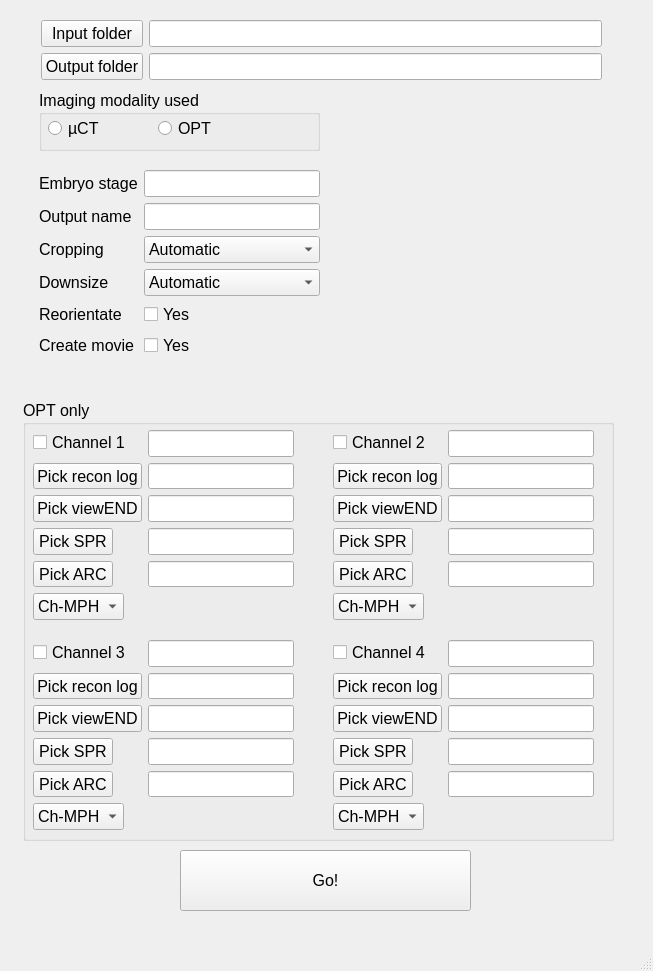
<?xml version="1.0" encoding="UTF-8"?>
<ui version="4.0">
 <class>MainWindow</class>
 <widget class="QMainWindow" name="MainWindow">
  <property name="geometry">
   <rect>
    <x>0</x>
    <y>0</y>
    <width>653</width>
    <height>971</height>
   </rect>
  </property>
  <property name="font">
   <font>
    <pointsize>12</pointsize>
   </font>
  </property>
  <property name="windowTitle">
   <string>SIaH: Image Processor</string>
  </property>
  <widget class="QWidget" name="centralwidget">
   <widget class="QWidget" name="gridLayoutWidget">
    <property name="geometry">
     <rect>
      <x>41</x>
      <y>20</y>
      <width>561</width>
      <height>62</height>
     </rect>
    </property>
    <layout class="QGridLayout" name="gridLayout_5">
     <property name="sizeConstraint">
      <enum>QLayout::SetNoConstraint</enum>
     </property>
     <item row="0" column="1">
      <widget class="QLineEdit" name="lineEditInput">
       <property name="font">
        <font>
         <pointsize>12</pointsize>
        </font>
       </property>
      </widget>
     </item>
     <item row="1" column="1">
      <widget class="QLineEdit" name="lineEditOutput">
       <property name="font">
        <font>
         <pointsize>12</pointsize>
        </font>
       </property>
      </widget>
     </item>
     <item row="0" column="0">
      <widget class="QPushButton" name="pushButtonInput">
       <property name="font">
        <font>
         <pointsize>12</pointsize>
        </font>
       </property>
       <property name="text">
        <string>Input folder</string>
       </property>
      </widget>
     </item>
     <item row="1" column="0">
      <widget class="QPushButton" name="pushButtonOutput">
       <property name="font">
        <font>
         <pointsize>12</pointsize>
        </font>
       </property>
       <property name="text">
        <string>Output folder</string>
       </property>
      </widget>
     </item>
    </layout>
   </widget>
   <widget class="QGroupBox" name="groupBox">
    <property name="geometry">
     <rect>
      <x>39</x>
      <y>90</y>
      <width>281</width>
      <height>61</height>
     </rect>
    </property>
    <property name="font">
     <font>
      <pointsize>12</pointsize>
     </font>
    </property>
    <property name="title">
     <string>Imaging modality used</string>
    </property>
    <widget class="QRadioButton" name="radioButton_3">
     <property name="geometry">
      <rect>
       <x>9</x>
       <y>30</y>
       <width>82</width>
       <height>17</height>
      </rect>
     </property>
     <property name="text">
      <string>µCT</string>
     </property>
    </widget>
    <widget class="QRadioButton" name="radioButton_4">
     <property name="geometry">
      <rect>
       <x>119</x>
       <y>30</y>
       <width>82</width>
       <height>17</height>
      </rect>
     </property>
     <property name="text">
      <string>OPT</string>
     </property>
    </widget>
   </widget>
   <widget class="QWidget" name="layoutWidget">
    <property name="geometry">
     <rect>
      <x>39</x>
      <y>170</y>
      <width>281</width>
      <height>211</height>
     </rect>
    </property>
    <layout class="QGridLayout" name="gridLayout">
     <property name="sizeConstraint">
      <enum>QLayout::SetMinAndMaxSize</enum>
     </property>
     <item row="2" column="1">
      <widget class="QLineEdit" name="lineEdit_2">
       <property name="font">
        <font>
         <pointsize>12</pointsize>
        </font>
       </property>
      </widget>
     </item>
     <item row="6" column="1">
      <widget class="QCheckBox" name="checkBox">
       <property name="font">
        <font>
         <pointsize>12</pointsize>
        </font>
       </property>
       <property name="text">
        <string>Yes</string>
       </property>
      </widget>
     </item>
     <item row="3" column="0">
      <widget class="QLabel" name="label_8">
       <property name="font">
        <font>
         <pointsize>12</pointsize>
        </font>
       </property>
       <property name="text">
        <string>Output name</string>
       </property>
      </widget>
     </item>
     <item row="4" column="1">
      <widget class="QComboBox" name="comboBoxCrop">
       <property name="font">
        <font>
         <pointsize>12</pointsize>
        </font>
       </property>
       <item>
        <property name="text">
         <string>Automatic</string>
        </property>
       </item>
       <item>
        <property name="text">
         <string>Manual</string>
        </property>
       </item>
       <item>
        <property name="text">
         <string>No crop</string>
        </property>
       </item>
      </widget>
     </item>
     <item row="4" column="0">
      <widget class="QLabel" name="label_3">
       <property name="font">
        <font>
         <pointsize>12</pointsize>
        </font>
       </property>
       <property name="text">
        <string>Cropping</string>
       </property>
      </widget>
     </item>
     <item row="2" column="0">
      <widget class="QLabel" name="label_9">
       <property name="font">
        <font>
         <pointsize>12</pointsize>
        </font>
       </property>
       <property name="text">
        <string>Embryo stage</string>
       </property>
      </widget>
     </item>
     <item row="5" column="0">
      <widget class="QLabel" name="label_4">
       <property name="font">
        <font>
         <pointsize>12</pointsize>
        </font>
       </property>
       <property name="text">
        <string>Downsize</string>
       </property>
      </widget>
     </item>
     <item row="7" column="1">
      <widget class="QCheckBox" name="checkBoxMovie">
       <property name="font">
        <font>
         <pointsize>12</pointsize>
        </font>
       </property>
       <property name="text">
        <string>Yes</string>
       </property>
      </widget>
     </item>
     <item row="6" column="0">
      <widget class="QLabel" name="label_6">
       <property name="font">
        <font>
         <pointsize>12</pointsize>
        </font>
       </property>
       <property name="text">
        <string>Reorientate</string>
       </property>
      </widget>
     </item>
     <item row="3" column="1">
      <widget class="QLineEdit" name="lineEditName">
       <property name="font">
        <font>
         <pointsize>12</pointsize>
        </font>
       </property>
       <property name="text">
        <string/>
       </property>
      </widget>
     </item>
     <item row="5" column="1">
      <widget class="QComboBox" name="comboBoxScale">
       <property name="font">
        <font>
         <pointsize>12</pointsize>
        </font>
       </property>
       <item>
        <property name="text">
         <string>Automatic</string>
        </property>
       </item>
       <item>
        <property name="text">
         <string>Manual</string>
        </property>
       </item>
       <item>
        <property name="text">
         <string>No Downsize</string>
        </property>
       </item>
      </widget>
     </item>
     <item row="7" column="0">
      <widget class="QLabel" name="label_7">
       <property name="font">
        <font>
         <pointsize>12</pointsize>
        </font>
       </property>
       <property name="text">
        <string>Create movie</string>
       </property>
      </widget>
     </item>
    </layout>
   </widget>
   <widget class="QGroupBox" name="groupBox_2">
    <property name="geometry">
     <rect>
      <x>23</x>
      <y>400</y>
      <width>591</width>
      <height>441</height>
     </rect>
    </property>
    <property name="font">
     <font>
      <pointsize>12</pointsize>
     </font>
    </property>
    <property name="title">
     <string>OPT only</string>
    </property>
    <widget class="QWidget" name="formLayoutWidget">
     <property name="geometry">
      <rect>
       <x>10</x>
       <y>30</y>
       <width>261</width>
       <height>190</height>
      </rect>
     </property>
     <layout class="QFormLayout" name="formLayout">
      <property name="fieldGrowthPolicy">
       <enum>QFormLayout::AllNonFixedFieldsGrow</enum>
      </property>
      <item row="0" column="0">
       <widget class="QCheckBox" name="checkBox_2">
        <property name="text">
         <string>Channel 1</string>
        </property>
       </widget>
      </item>
      <item row="0" column="1">
       <widget class="QLineEdit" name="lineEdit"/>
      </item>
      <item row="1" column="0">
       <widget class="QPushButton" name="pushButton">
        <property name="text">
         <string>Pick recon log</string>
        </property>
       </widget>
      </item>
      <item row="1" column="1">
       <widget class="QLineEdit" name="lineEdit_3"/>
      </item>
      <item row="2" column="0">
       <widget class="QPushButton" name="pushButton_2">
        <property name="text">
         <string>Pick viewEND</string>
        </property>
       </widget>
      </item>
      <item row="2" column="1">
       <widget class="QLineEdit" name="lineEdit_4"/>
      </item>
      <item row="3" column="0">
       <widget class="QPushButton" name="pushButton_3">
        <property name="text">
         <string>Pick SPR</string>
        </property>
       </widget>
      </item>
      <item row="3" column="1">
       <widget class="QLineEdit" name="lineEdit_5"/>
      </item>
      <item row="4" column="0">
       <widget class="QPushButton" name="pushButton_4">
        <property name="text">
         <string>Pick ARC</string>
        </property>
       </widget>
      </item>
      <item row="4" column="1">
       <widget class="QLineEdit" name="lineEdit_6"/>
      </item>
      <item row="5" column="0">
       <widget class="QComboBox" name="comboBox">
        <item>
         <property name="text">
          <string>Ch-MPH</string>
         </property>
        </item>
       </widget>
      </item>
     </layout>
    </widget>
    <widget class="QWidget" name="formLayoutWidget_2">
     <property name="geometry">
      <rect>
       <x>310</x>
       <y>30</y>
       <width>261</width>
       <height>190</height>
      </rect>
     </property>
     <layout class="QFormLayout" name="formLayout_2">
      <property name="fieldGrowthPolicy">
       <enum>QFormLayout::AllNonFixedFieldsGrow</enum>
      </property>
      <item row="0" column="0">
       <widget class="QCheckBox" name="checkBox_3">
        <property name="text">
         <string>Channel 2</string>
        </property>
       </widget>
      </item>
      <item row="0" column="1">
       <widget class="QLineEdit" name="lineEdit_7"/>
      </item>
      <item row="1" column="0">
       <widget class="QPushButton" name="pushButton_5">
        <property name="text">
         <string>Pick recon log</string>
        </property>
       </widget>
      </item>
      <item row="1" column="1">
       <widget class="QLineEdit" name="lineEdit_8"/>
      </item>
      <item row="2" column="0">
       <widget class="QPushButton" name="pushButton_6">
        <property name="text">
         <string>Pick viewEND</string>
        </property>
       </widget>
      </item>
      <item row="2" column="1">
       <widget class="QLineEdit" name="lineEdit_9"/>
      </item>
      <item row="3" column="0">
       <widget class="QPushButton" name="pushButton_7">
        <property name="text">
         <string>Pick SPR</string>
        </property>
       </widget>
      </item>
      <item row="3" column="1">
       <widget class="QLineEdit" name="lineEdit_10"/>
      </item>
      <item row="4" column="0">
       <widget class="QPushButton" name="pushButton_8">
        <property name="text">
         <string>Pick ARC</string>
        </property>
       </widget>
      </item>
      <item row="4" column="1">
       <widget class="QLineEdit" name="lineEdit_11"/>
      </item>
      <item row="5" column="0">
       <widget class="QComboBox" name="comboBox_2">
        <item>
         <property name="text">
          <string>Ch-MPH</string>
         </property>
        </item>
       </widget>
      </item>
     </layout>
    </widget>
    <widget class="QWidget" name="formLayoutWidget_3">
     <property name="geometry">
      <rect>
       <x>10</x>
       <y>240</y>
       <width>261</width>
       <height>190</height>
      </rect>
     </property>
     <layout class="QFormLayout" name="formLayout_4">
      <property name="fieldGrowthPolicy">
       <enum>QFormLayout::AllNonFixedFieldsGrow</enum>
      </property>
      <item row="0" column="0">
       <widget class="QCheckBox" name="checkBox_5">
        <property name="text">
         <string>Channel 3</string>
        </property>
       </widget>
      </item>
      <item row="0" column="1">
       <widget class="QLineEdit" name="lineEdit_12"/>
      </item>
      <item row="1" column="0">
       <widget class="QPushButton" name="pushButton_13">
        <property name="text">
         <string>Pick recon log</string>
        </property>
       </widget>
      </item>
      <item row="1" column="1">
       <widget class="QLineEdit" name="lineEdit_13"/>
      </item>
      <item row="2" column="0">
       <widget class="QPushButton" name="pushButton_14">
        <property name="text">
         <string>Pick viewEND</string>
        </property>
       </widget>
      </item>
      <item row="2" column="1">
       <widget class="QLineEdit" name="lineEdit_20"/>
      </item>
      <item row="3" column="0">
       <widget class="QPushButton" name="pushButton_15">
        <property name="text">
         <string>Pick SPR</string>
        </property>
       </widget>
      </item>
      <item row="3" column="1">
       <widget class="QLineEdit" name="lineEdit_21"/>
      </item>
      <item row="4" column="0">
       <widget class="QPushButton" name="pushButton_16">
        <property name="text">
         <string>Pick ARC</string>
        </property>
       </widget>
      </item>
      <item row="4" column="1">
       <widget class="QLineEdit" name="lineEdit_22"/>
      </item>
      <item row="5" column="0">
       <widget class="QComboBox" name="comboBox_4">
        <item>
         <property name="text">
          <string>Ch-MPH</string>
         </property>
        </item>
       </widget>
      </item>
     </layout>
    </widget>
    <widget class="QWidget" name="formLayoutWidget_4">
     <property name="geometry">
      <rect>
       <x>310</x>
       <y>240</y>
       <width>261</width>
       <height>190</height>
      </rect>
     </property>
     <layout class="QFormLayout" name="formLayout_5">
      <property name="fieldGrowthPolicy">
       <enum>QFormLayout::AllNonFixedFieldsGrow</enum>
      </property>
      <item row="0" column="0">
       <widget class="QCheckBox" name="checkBox_6">
        <property name="text">
         <string>Channel 4</string>
        </property>
       </widget>
      </item>
      <item row="0" column="1">
       <widget class="QLineEdit" name="lineEdit_23"/>
      </item>
      <item row="1" column="0">
       <widget class="QPushButton" name="pushButton_17">
        <property name="text">
         <string>Pick recon log</string>
        </property>
       </widget>
      </item>
      <item row="1" column="1">
       <widget class="QLineEdit" name="lineEdit_24"/>
      </item>
      <item row="2" column="0">
       <widget class="QPushButton" name="pushButton_18">
        <property name="text">
         <string>Pick viewEND</string>
        </property>
       </widget>
      </item>
      <item row="2" column="1">
       <widget class="QLineEdit" name="lineEdit_25"/>
      </item>
      <item row="3" column="0">
       <widget class="QPushButton" name="pushButton_19">
        <property name="text">
         <string>Pick SPR</string>
        </property>
       </widget>
      </item>
      <item row="3" column="1">
       <widget class="QLineEdit" name="lineEdit_26"/>
      </item>
      <item row="4" column="0">
       <widget class="QPushButton" name="pushButton_20">
        <property name="text">
         <string>Pick ARC</string>
        </property>
       </widget>
      </item>
      <item row="4" column="1">
       <widget class="QLineEdit" name="lineEdit_27"/>
      </item>
      <item row="5" column="0">
       <widget class="QComboBox" name="comboBox_5">
        <item>
         <property name="text">
          <string>Ch-MPH</string>
         </property>
        </item>
       </widget>
      </item>
     </layout>
    </widget>
   </widget>
   <widget class="QPushButton" name="pushButtonGo">
    <property name="geometry">
     <rect>
      <x>180</x>
      <y>850</y>
      <width>291</width>
      <height>61</height>
     </rect>
    </property>
    <property name="font">
     <font>
      <pointsize>12</pointsize>
     </font>
    </property>
    <property name="text">
     <string>Go!</string>
    </property>
    <property name="default">
     <bool>false</bool>
    </property>
   </widget>
  </widget>
  <widget class="QMenuBar" name="menubar">
   <property name="geometry">
    <rect>
     <x>0</x>
     <y>0</y>
     <width>653</width>
     <height>27</height>
    </rect>
   </property>
  </widget>
  <widget class="QStatusBar" name="statusbar"/>
 </widget>
 <resources/>
 <connections/>
</ui>
